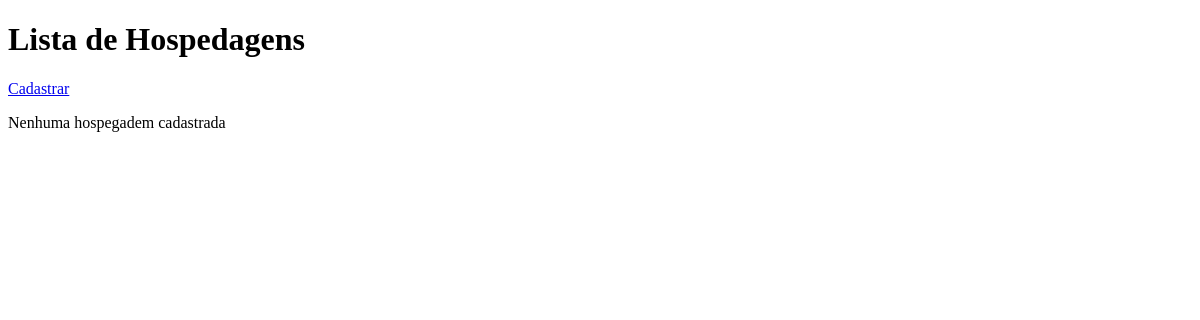
Page /hospedagens/ on the earlier database version.
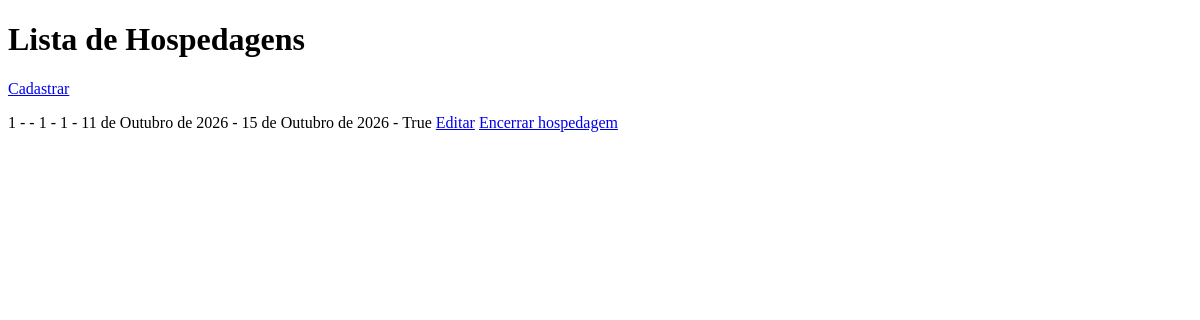
Same page on the later database version.
### hotel/models/hospedagem.py (models this page shows, shortened)
class Hospedagem(models.Model):
    numeracao = models.IntegerField()
    pessoa = models.ForeignKey(Pessoa, on_delete=models.PROTECT)
    apartamento = models.ForeignKey(Apartamento, on_delete=models.PROTECT)
    data_inicio = models.DateField(auto_now_add=True)
    data_final = models.DateField(null=True, blank=True)
    ativo = models.BooleanField(default=True)

### hotel/views/hospedagens.py (the view)
# urls.py: path('hospedagens/', listar_hospedagens, name= 'listar_hospedagens'),
def listar_hospedagens(request):
    hospedagens = Hospedagem.objects.all()
    return render(request, "hotel/hospedagens/listar.html", {'hospedagens': hospedagens})

### hotel/templates/hotel/hospedagens/listar.html (shortened to what this page needs)
<!DOCTYPE html>
<html lang="pt-br">
<head>
</head>
<body>
    <h1>Lista de Hospedagens</h1>
    <a href="{% url 'cadastrar_hospedagem' %}">Cadastrar</a>
    {% for hospedagem in hospedagens %}
        <p>
            {{ hospedagem.id }} -
            {{ hospedagem.numeracao }} -
            {{ hospedagem.pessoa_id }} -
            {{ hospedagem.apartamento_id }} -
            {{ hospedagem.data_inicio }} -
            {{ hospedagem.data_final }} -
            {{ hospedagem.ativo }}
            <a href="{% url 'editar_hospedagem' hospedagem.id %}">Editar</a>
            {% if hospedagem.ativo %}
                <a href="{% url 'encerrar_hospedagem' hospedagem.id %}">
                    Encerrar hospedagem
                </a>
            {% else %}
                <span>Hospedagem encerrada</span>
            {% endif %}
        </p>
    {% empty %}
        <p>Nenhuma hospegadem cadastrada</p>
    {% endfor %}
</body>
</html>

Differences in the rows shown:
added Hospedagem: id "1", pessoa_id "1", apartamento_id "1", data_inicio "11 de Outubro de 2026", data_final "15 de Outubro de 2026", ativo "True", shows "Encerrar hospedagem"
Other differences:
text no longer shown: "Nenhuma hospegadem cadastrada"
